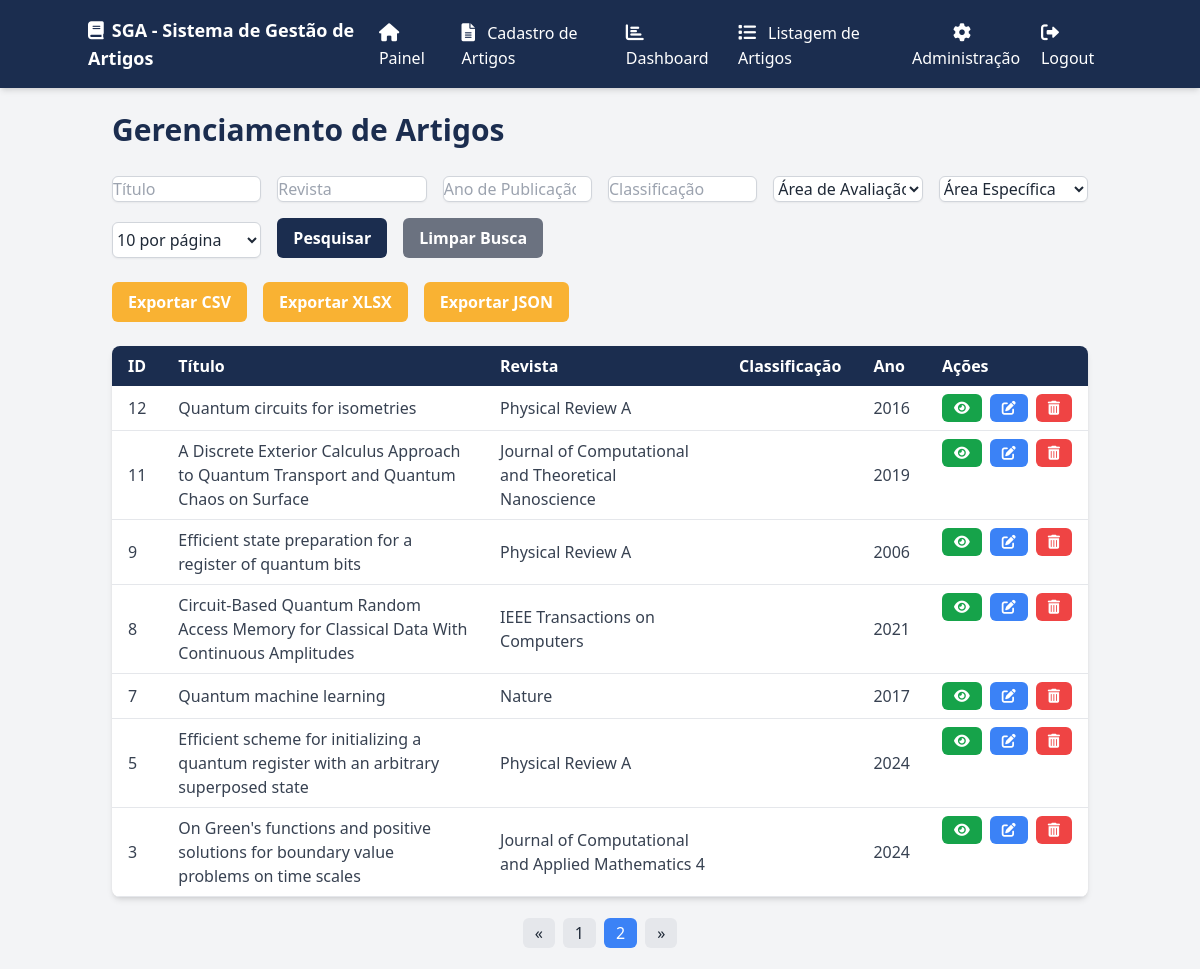
The app's page /artigos?page=2&per_page=10 (signed in) with its own data.
### app/models.py (models this page shows)
class Artigo(db.Model):
    id = db.Column(db.Integer, primary_key=True)
    doi = db.Column(db.String(255), unique=True, nullable=False)
    titulo = db.Column(db.String(255), nullable=False)
    ano = db.Column(db.Integer, nullable=False)
    revista = db.Column(db.String(255), nullable=False)
    issn = db.Column(db.String(9), nullable=False)
    area_id = db.Column(db.Integer, nullable=False)
    subarea_id = db.Column(db.Integer, nullable=False)
    autores = db.Column(db.String(255), nullable=False)  # Armazenar autores como string, pode ser melhorado com tabela relacional
    internacionalizacao = db.Column(db.Boolean, default=False)
    classificacao = db.Column(db.String(10), nullable=True)
    fator_impacto = db.Column(db.Numeric(5, 3), nullable=True)

### app/routes/routes.py (the view)
@main_bp.route('/artigos', methods=['GET'])
@login_required
def listar_artigos():
    titulo = request.args.get('titulo', '').strip()
    revista = request.args.get('revista', '').strip()
    ano = request.args.get('ano', '').strip()
    classificacao = request.args.get('classificacao', '').strip()
    area_id = request.args.get('area_id', '').strip()
    subarea_id = request.args.get('subarea_id', '').strip()
    sort_by = request.args.get('sort_by', 'id')  # Coluna padrão para ordenação
    sort_dir = request.args.get('sort_dir', 'desc')  # Direção padrão para ordenação
    query = Artigo.query
    if titulo:
        query = query.filter(Artigo.titulo.ilike(f'%{titulo}%'))
    if revista:
        query = query.filter(Artigo.revista.ilike(f'%{revista}%'))
    if ano:
        query = query.filter_by(ano=ano)
    if classificacao:
        query = query.filter(Artigo.classificacao.ilike(f'%{classificacao}%'))
    if area_id:
        query = query.filter_by(area_id=area_id)
    if subarea_id:
        query = query.filter_by(subarea_id=subarea_id)
    if sort_dir == 'desc':
        query = query.order_by(getattr(Artigo, sort_by).desc())
    else:
        query = query.order_by(getattr(Artigo, sort_by).asc())
    page = request.args.get(get_page_parameter(), type=int, default=1)
    per_page = request.args.get('per_page', type=int, default=10)
    artigos = query.paginate(page=page, per_page=per_page)
    areas = Area.query.all()
    subareas = Subarea.query.all()
    return render_template('listar_artigos.html', artigos=artigos, areas=areas, subareas=subareas, sort_by=sort_by, sort_dir=sort_dir)

### app/__init__.py (called while the page is built)
@login_manager.user_loader
def load_user(user_id):
    from app.models import User
    return User.query.get(int(user_id))  # Carrega o usuário pelo ID

### app/templates/listar_artigos.html (shortened to what this page needs)
<!DOCTYPE html>
<html lang="pt-BR">
<head>
    <link rel="stylesheet" href="https://cdnjs.cloudflare.com/ajax/libs/toastr.js/latest/toastr.min.css">
    <script src="https://cdn.tailwindcss.com"></script>
    <link rel="stylesheet" href="https://cdnjs.cloudflare.com/ajax/libs/font-awesome/6.0.0-beta3/css/all.min.css">
</head>
<body class="bg-gray-100 text-gray-800">
    <nav class="bg-[#1b2d4f] p-4 shadow-md">
        <div class="container mx-auto flex justify-between items-center">
            <div class="text-white text-lg font-semibold">
                <i class="fas fa-book mr-2"></i>SGA - Sistema de Gestão de Artigos
            </div>
            <div id="menuItems" class="hidden md:flex space-x-4">
                <a href="{{ url_for('main.painel') }}" class="text-white hover:text-[#f9b233]">
                    <i class="fas fa-home mr-2 text-lg"></i> Painel
                </a>
                <a href="{{ url_for('main.submit_artigo') }}" class="text-white hover:text-[#f9b233]">
                    <i class="fas fa-file-alt mr-2 text-lg"></i> Cadastro de Artigos
                </a>
                <a href="{{ url_for('main.dashboard') }}" class="text-white hover:text-[#f9b233]">
                    <i class="fas fa-chart-bar mr-2 text-lg"></i> Dashboard
                </a>
                <a href="{{ url_for('main.listar_artigos') }}" class="text-white hover:text-[#f9b233]">
                    <i class="fas fa-list mr-2 text-lg"></i> Listagem de Artigos
                </a>
                {% if current_user.is_authenticated and current_user.is_admin %}
                <div class="relative group">
                    <button class="text-white hover:text-[#f9b233] focus:outline-none">
                        <i class="fas fa-cog mr-2 text-lg"></i> Administração
                    </button>
                </div>
                {% endif %}
                {% if current_user.is_authenticated %}
                    <a href="{{ url_for('auth.logout') }}" class="text-white hover:text-[#f9b233]">
                        <i class="fas fa-sign-out-alt mr-2 text-lg"></i> Logout
                    </a>
                {% else %}
                    <a href="{{ url_for('auth.login') }}" class="text-white hover:text-[#f9b233]">
                        <i class="fas fa-sign-in-alt mr-2 text-lg"></i> Login
                    </a>
                {% endif %}
            </div>
        </div>
    </nav>
    <div class="container mx-auto p-6">
        <h1 class="text-3xl font-bold mb-6 text-[#1b2d4f]">Gerenciamento de Artigos</h1>
        <form method="GET" action="{{ url_for('main.listar_artigos') }}" id="listar-artigos-form" class="mb-6 grid grid-cols-1 md:grid-cols-6 gap-4">
            <input type="text" name="titulo" class="form-input mt-1 block w-full bg-white border border-gray-300 rounded-md shadow-sm focus:ring-[#f9b233] focus:border-[#f9b233]" placeholder="Título" value="{{ request.args.get('titulo', '') }}">
            <input type="text" name="revista" class="form-input mt-1 block w-full bg-white border border-gray-300 rounded-md shadow-sm focus:ring-[#f9b233] focus:border-[#f9b233]" placeholder="Revista" value="{{ request.args.get('revista', '') }}">
            <input type="number" name="ano" class="form-input mt-1 block w-full bg-white border border-gray-300 rounded-md shadow-sm focus:ring-[#f9b233] focus:border-[#f9b233]" placeholder="Ano de Publicação" value="{{ request.args.get('ano', '') }}">
            <input type="text" name="classificacao" class="form-input mt-1 block w-full bg-white border border-gray-300 rounded-md shadow-sm focus:ring-[#f9b233] focus:border-[#f9b233]" placeholder="Classificação" value="{{ request.args.get('classificacao', '') }}">
            <select name="area_id" class="form-select mt-1 block w-full bg-white border border-gray-300 rounded-md shadow-sm focus:ring-[#f9b233] focus:border-[#f9b233]">
                <option value="">Área de Avaliação</option>
            </select>
            <select name="subarea_id" class="form-select mt-1 block w-full bg-white border border-gray-300 rounded-md shadow-sm focus:ring-[#f9b233] focus:border-[#f9b233]">
                <option value="">Área Específica</option>
            </select>
            <select name="per_page" class="form-select mt-1 block w-full bg-white border border-gray-300 rounded-md shadow-sm focus:ring-[#f9b233] focus:border-[#f9b233]">
                <option value="10" {% if request.args.get('per_page') == '10' %}selected{% endif %}>10 por página</option>
            </select>
            <div class="flex space-x-4 col-span-1 md:col-span-2">
                <button type="submit" class="bg-[#1b2d4f] text-white font-bold py-2 px-4 rounded-md hover:bg-[#b61823] transition-all duration-300 focus:outline-none focus:ring-2 focus:ring-[#f9b233] focus:ring-opacity-50">
                    Pesquisar
                </button>
                <a href="{{ url_for('main.listar_artigos') }}" class="bg-gray-500 text-white font-bold py-2 px-4 rounded-md hover:bg-gray-600 transition-all duration-300 focus:outline-none focus:ring-2 focus:ring-gray-400 focus:ring-opacity-50">
                    Limpar Busca
                </a>
            </div>
        </form>
        <form method="GET" action="{{ url_for('main.exportar_artigos') }}" id="export-form" class="mb-6">
            <div class="flex space-x-4">
            <button type="submit" class="bg-[#f9b233] text-white font-bold py-2 px-4 rounded-md hover:bg-[#14223b] transition-all duration-300 focus:outline-none focus:ring-2 focus:ring-[#f9b233] focus:ring-opacity-50" name="format" value="csv">Exportar CSV</button>
            <button type="submit" class="bg-[#f9b233] text-white font-bold py-2 px-4 rounded-md hover:bg-[#14223b] transition-all duration-300 focus:outline-none focus:ring-2 focus:ring-[#f9b233] focus:ring-opacity-50" name="format" value="xlsx">Exportar XLSX</button>
            <button type="submit" class="bg-[#f9b233] text-white font-bold py-2 px-4 rounded-md hover:bg-[#14223b] transition-all duration-300 focus:outline-none focus:ring-2 focus:ring-[#f9b233] focus:ring-opacity-50" name="format" value="json">Exportar JSON</button>
        </div>
        </form>
        {% if artigos.items %}
        <table class="min-w-full bg-white shadow-md rounded-lg overflow-hidden">
            <thead class="bg-[#1b2d4f] text-white">
                <tr>
                    <th class="py-2 px-4 text-left">
                        <a href="{{ url_for('main.listar_artigos', sort_by='id', sort_dir='desc' if request.args.get('sort_by') == 'id' and request.args.get('sort_dir') == 'asc' else 'asc') }}" class="hover:underline">
                            ID
                        </a>
                    </th>
                    <th class="py-2 px-4 text-left">
                        <a href="{{ url_for('main.listar_artigos', sort_by='titulo', sort_dir='desc' if request.args.get('sort_by') == 'titulo' and request.args.get('sort_dir') == 'asc' else 'asc') }}" class="hover:underline">
                            Título
                        </a>
                    </th>
                    <th class="py-2 px-4 text-left">
                        <a href="{{ url_for('main.listar_artigos', sort_by='revista', sort_dir='desc' if request.args.get('sort_by') == 'revista' and request.args.get('sort_dir') == 'asc' else 'asc') }}" class="hover:underline">
                            Revista
                        </a>
                    </th>
                    <th class="py-2 px-4 text-left">
                        <a href="{{ url_for('main.listar_artigos', sort_by='classificacao', sort_dir='desc' if request.args.get('sort_by') == 'classificacao' and request.args.get('sort_dir') == 'asc' else 'asc') }}" class="hover:underline">
                            Classificação
                        </a>
                    </th>
                    <th class="py-2 px-4 text-left">
                        <a href="{{ url_for('main.listar_artigos', sort_by='ano', sort_dir='desc' if request.args.get('sort_by') == 'ano' and request.args.get('sort_dir') == 'asc' else 'asc') }}" class="hover:underline">
                            Ano
                        </a>
                    </th>
                    <th class="py-2 px-4 text-left">Ações</th>
                </tr>
            </thead>
            <tbody class="text-gray-700">
                {% for artigo in artigos.items %}
                <tr class="border-b border-gray-200 hover:bg-gray-100">
                    <td class="py-2 px-4">{{ artigo.id }}</td>
                    <td class="py-2 px-4">{{ artigo.titulo }}</td>
                    <td class="py-2 px-4">{{ artigo.revista }}</td>
                    <td class="py-2 px-4">{{ artigo.classificacao }}</td>
                    <td class="py-2 px-4">{{ artigo.ano }}</td>
                   <td class="py-2 px-4 flex space-x-2">
    <a href="{{ url_for('main.visualizar_artigo', id=artigo.id) }}" class="text-white bg-green-600 hover:bg-yellow-600 font-semibold py-1 px-3 rounded-md text-sm" title="Visualizar">
        <i class="fas fa-eye"></i>
    </a>
    <a href="{{ url_for('main.editar_artigo', id=artigo.id) }}" class="text-white bg-blue-500 hover:bg-blue-600 font-semibold py-1 px-3 rounded-md text-sm" title="Editar">
        <i class="fas fa-edit"></i>
    </a>
    <form action="{{ url_for('main.deletar_artigo', id=artigo.id) }}" method="POST" class="inline-block">
        <button type="submit" class="text-white bg-red-500 hover:bg-red-600 font-semibold py-1 px-3 rounded-md text-sm" onclick="return confirm('Tem certeza que deseja deletar este artigo?');" title="Excluir">
            <i class="fas fa-trash-alt"></i>
        </button>
    </form>
</td>
                </tr>
                {% endfor %}
            </tbody>
        </table>
        <nav aria-label="Navegação de página" class="mt-6">
            <ul class="pagination flex justify-center space-x-2">
                <li class="page-item {% if not artigos.has_prev %}disabled{% endif %}">
                    <a class="page-link py-1 px-3 bg-gray-200 hover:bg-gray-300 rounded-md" href="{{ url_for('main.listar_artigos', page=artigos.prev_num, per_page=request.args.get('per_page', '10'), sort_by=request.args.get('sort_by'), sort_dir=request.args.get('sort_dir')) }}" aria-label="Anterior">
                        &laquo;
                    </a>
                </li>
                {% for page_num in artigos.iter_pages() %}
                <li class="page-item {% if page_num == artigos.page %}active{% endif %}">
                    <a class="page-link py-1 px-3 {% if page_num == artigos.page %}bg-blue-500 text-white{% else %}bg-gray-200 hover:bg-gray-300{% endif %} rounded-md" href="{{ url_for('main.listar_artigos', page=page_num, per_page=request.args.get('per_page', '10'), sort_by=request.args.get('sort_by'), sort_dir=request.args.get('sort_dir')) }}">
                        {{ page_num }}
                    </a>
                </li>
                {% endfor %}
                <li class="page-item {% if not artigos.has_next %}disabled{% endif %}">
                    <a class="page-link py-1 px-3 bg-gray-200 hover:bg-gray-300 rounded-md" href="{{ url_for('main.listar_artigos', page=artigos.next_num, per_page=request.args.get('per_page', '10'), sort_by=request.args.get('sort_by'), sort_dir=request.args.get('sort_dir')) }}" aria-label="Próximo">
                        &raquo;
                    </a>
                </li>
            </ul>
        </nav>
        {% else %}
        <p class="text-red-500">Nenhum artigo encontrado para os parâmetros fornecidos.</p>
        {% endif %}
    </div>
</body>
</html>

### records on screen
Artigo: id "12", titulo "Quantum circuits for isometries", revista "Physical Review A", ano "2016"
Artigo: id "11", titulo "A Discrete Exterior Calculus Approach to Quantum Transport and Quantum Chaos on Surface", revista "Journal of Computational and Theoretical Nanoscience", ano "2019"
Artigo: id "9", titulo "Efficient state preparation for a register of quantum bits", revista "Physical Review A", ano "2006"
Artigo: id "8", titulo "Circuit-Based Quantum Random Access Memory for Classical Data With Continuous Amplitudes", revista "IEEE Transactions on Computers", ano "2021"
Artigo: id "7", titulo "Quantum machine learning", revista "Nature", ano "2017"
Artigo: id "5", titulo "Efficient scheme for initializing a quantum register with an arbitrary superposed state", revista "Physical Review A", ano "2024"
Artigo: id "3", titulo "On Green's functions and positive solutions for boundary value problems on time scales", revista "Journal of Computational and Applied Mathematics 4", ano "2024"

### other values on screen
{{ page_num }} "1" "2"
